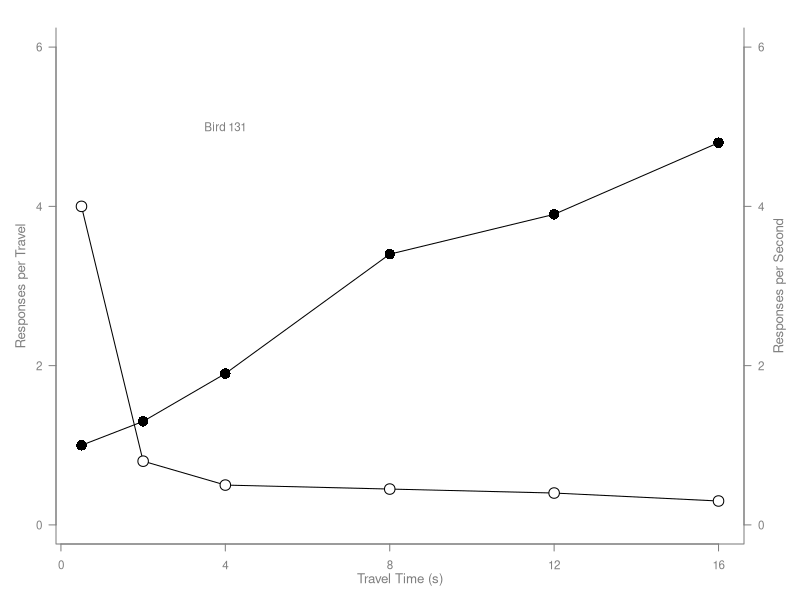
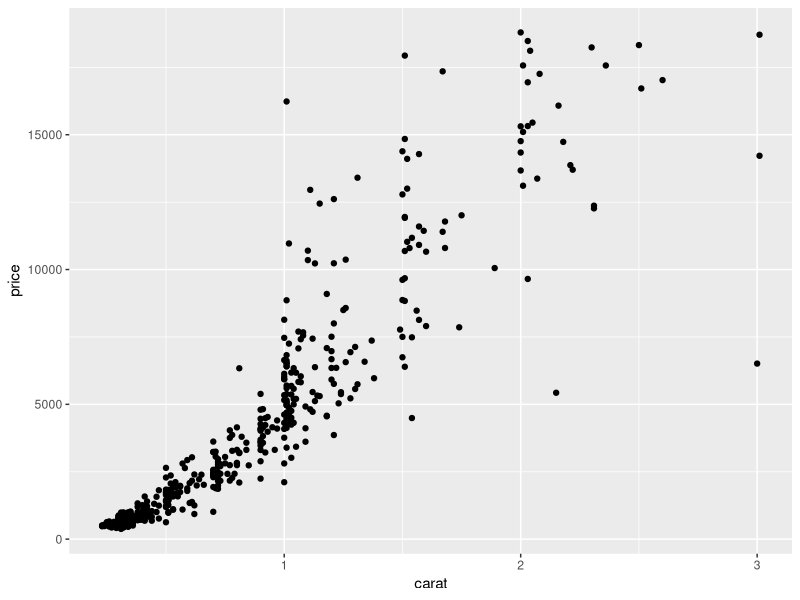
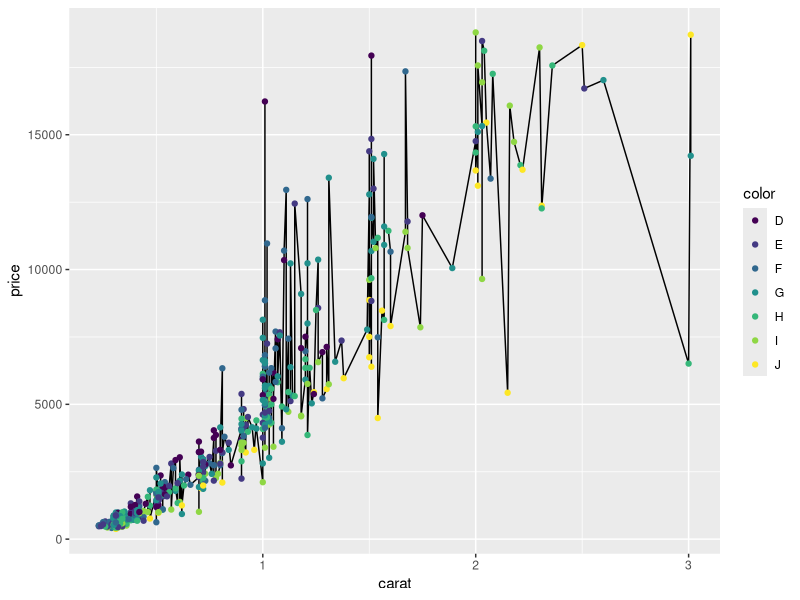
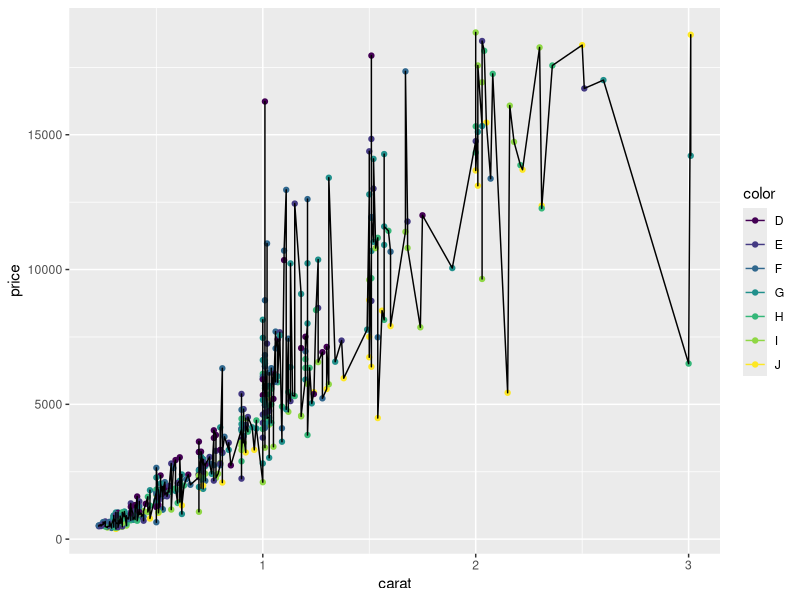
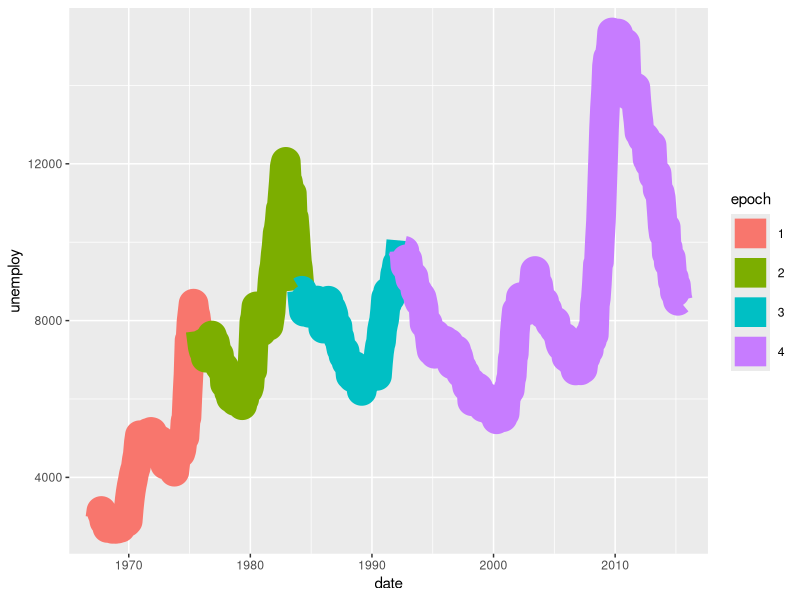
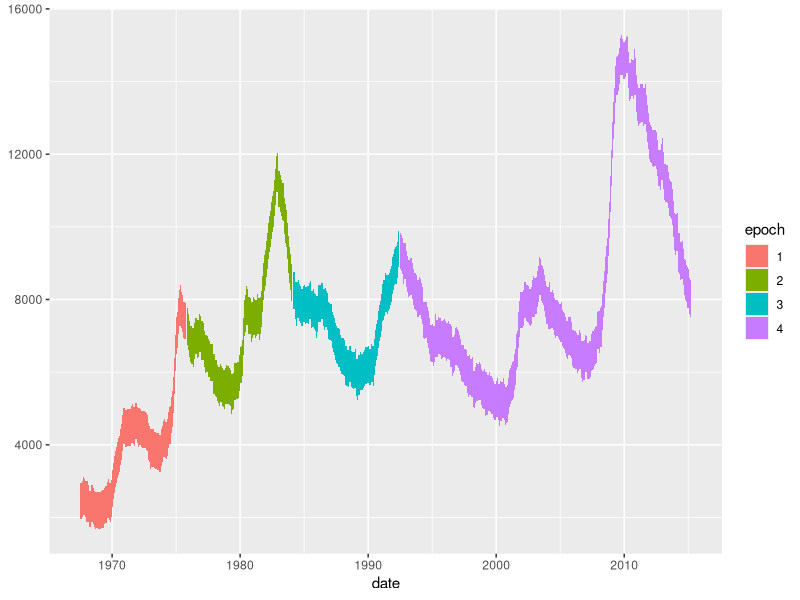
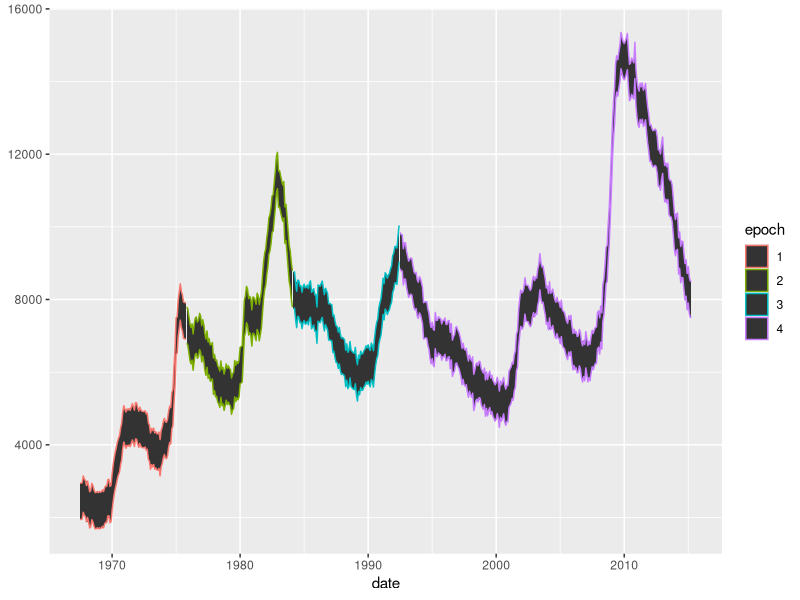
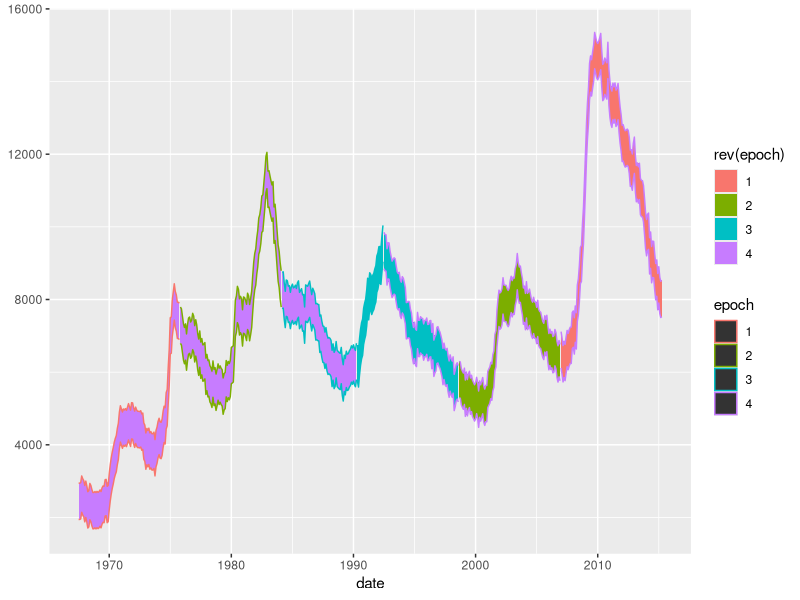

These figures' R source, in order: (Note: this script raises an error after producing the figures.)
## ---- chunk 1

# Scatterplot

# make data
x <- c(0.5, 2, 4, 8, 12, 16)
y1 <- c(1, 1.3, 1.9, 3.4, 3.9, 4.8)
y2 <- c(4, .8, .5, .45, .4, .3)

# Set axis label style (las), (mar)gins, text size (cex)
par(las=1, mar=c(4, 4, 2, 4), cex=.7)

# Create the plot and add objects
plot.new()
plot.window(range(x), c(0, 6))
lines(x, y1)
lines(x, y2)
points(x, y1, pch=16, cex=2)
points(x, y2, pch=21, bg="white", cex=2)

# Further parameter adjustments
par(col="gray50", fg="gray50", col.axis="gray50")
axis(1, at=seq(0, 16, 4))
axis(2, at=seq(0, 6, 2))
axis(4, at=seq(0, 6, 2))
box(bty="u")
mtext("Travel Time (s)", side=1, line=2, cex=0.8)
mtext("Responses per Travel", side=2, line=2, las=0, cex=0.8)
mtext("Responses per Second", side=4, line=2, las=0, cex=0.8)
text(4, 5, "Bird 131")
par(mar=c(5.1, 4.1, 4.1, 2.1), col="black", fg="black", col.axis="black")
## ---- chunk 2
library(ggplot2)
head(diamonds)

# But we don't want to plot 50000 points every time so
diamond_sub <- diamonds[sample(1:nrow(diamonds), 500, replace=FALSE),]
## ---- chunk 3
g <- ggplot(diamond_sub, aes(x=carat, y=price))+
  geom_point()
g
## ---- chunk 4
ggplot2:::.all_aesthetics
## ---- chunk 5
ggplot2:::GeomPoint
## ---- chunk 6
# Add coloring by ... color ... to the points
ggplot(diamond_sub, aes(x=carat, y=price))+
  geom_line()+
  geom_point(aes(color=color))
## ---- chunk 7
# You can make the same plot (except for order) in a worse way by specifying color in the base ggplot call and removing it with NULL from the lines. 
ggplot(diamond_sub, aes(x=carat, y=price, color=color))+
  geom_point()+
  geom_line(aes(color=NULL))
## ---- chunk 8
# The economics dataset with an added 'epoch' factor to recolor every 100 points.
economics_epoch <- economics
economics_epoch$epoch <- as.factor(c(rep(1,100),
                                     rep(2,100),
                                     rep(3,100),
                                     rep(4,274)))
ggplot(economics_epoch, aes(x=date,color=epoch))+
  geom_line(aes(y=unemploy), size=10)
## ---- chunk 9
ggplot(economics_epoch, aes(x=date,fill=epoch))+
  geom_ribbon(aes(ymax=unemploy,ymin=unemploy-1000))
## ---- chunk 10
ggplot(economics_epoch, aes(x=date,color=epoch))+
  geom_ribbon(aes(ymax=unemploy,ymin=unemploy-1000))
## ---- chunk 11
ggplot(economics_epoch, aes(x=date,color=epoch, fill=rev(epoch)))+
  geom_ribbon(aes(ymax=unemploy,ymin=unemploy-1000))
## ---- chunk 12
ggplot(economics_epoch, aes(x=date))+
  geom_ribbon(aes(ymax=unemploy,ymin=unemploy-1000), fill="#F0A125")
## ---- chunk 13
# we have tow factors, cut and color, with the levels...
levels(diamond_sub$cut)
levels(diamond_sub$color)
# and we want to make a plot with all their permutations:
ggplot(diamond_sub, aes(x=interaction(cut,color)))+
  geom_bar()+
  theme(
    axis.text.x = element_text(angle=90)
  )
## ---- chunk 14
ggplot(diamond_sub, aes(x=price))+
  geom_histogram(color="white", bins = 20)
## ---- chunk 15
ggplot(diamond_sub, aes(x=price))+
  stat_bin(geom="bar", color="white", bins = 20)
## ---- chunk 16
ggplot(diamond_sub, aes(x=price))+
  geom_histogram(aes(y=..density..), color="white", bins = 20)
## ---- chunk 17
ggplot(diamond_sub, aes(x=price))+
  geom_histogram(aes(y=..density..), color="white", bins = 20)+
  geom_density()
## ---- chunk 18
ggplot(diamond_sub, aes(x=price))+
  geom_histogram(aes(y=..density..), color="white", bins = 20)+
  geom_density(bw=300)
## ---- chunk 19
ggplot(diamond_sub, aes(x=table, y=depth))+
  geom_point(alpha=0.2)+
  geom_smooth(method="lm", color="red", se=FALSE)
## ---- chunk 20
ggplot(diamond_sub, aes(x=depth, y=table))+
  geom_point(alpha=0.2)+
  geom_smooth(color="red", method="lm", level=0.99)
## ---- chunk 21
ggplot(diamond_sub, aes(x=table, y=depth))+
  geom_point(alpha=0.2)+
  geom_smooth(method="loess", color="red")
## ---- chunk 22
ggplot(midwest, aes(x=percbelowpoverty, y=inmetro))+
  geom_point(alpha=0.1)+
  geom_smooth(method="glm", method.args=list(family="binomial"), color="red")
## ---- chunk 23
ggplot(economics, aes(x=date, y=unemploy))+
  geom_line(color="gray")+
  stat_smooth(geom="linerange", size = 0.5, method="loess", level=0.99)
## ---- chunk 24
ggplot(diamonds, aes(x=carat, y=price))+
  geom_point(alpha=0.02)
## ---- chunk 25
ggplot(diamonds, aes(x=carat, y=price))+
  geom_hex(bins=50)
## ---- chunk 26
ggplot(diamonds, aes(x=carat, y=price))+
  stat_density_2d(geom = "point", aes(size = ..density.., color= ..density..), n=50, contour = F)
## ---- chunk 27
ggplot(diamond_sub, aes(x=price, fill=cut))+
  geom_histogram()
## ---- chunk 28
ggplot(diamond_sub, aes(x=price, fill=cut))+
  geom_histogram(position="dodge")
## ---- chunk 29
ggplot(diamond_sub, aes(x=cut, y=price))+
  geom_point()
## ---- chunk 30
ggplot(diamond_sub, aes(x=cut, y=price))+
  geom_point(position=position_jitter(width=0.25))
## ---- chunk 31
ggplot(diamonds, aes(x=price, fill=cut))+
  geom_histogram(bins=50)
## ---- chunk 32
ggplot(diamonds, aes(x=price, fill=cut))+
  geom_histogram(bins=50, position="fill")
## ---- chunk 33
brewplot <- RColorBrewer::display.brewer.all()
## ---- chunk 34
ggplot(economics_epoch, aes(x=date,fill=epoch))+
  geom_ribbon(aes(ymax=unemploy,ymin=unemploy-1000))+
  scale_fill_brewer(palette="Set1")
## ---- chunk 35
ggplot(diamond_sub, aes(x=carat,y=price,color=price))+
  geom_point()+
  scale_color_distiller(palette="RdPu")+
  theme_dark()
## ---- chunk 36
ggplot(diamonds, aes(x=carat, y=price))+
  stat_density_2d(geom = "point", aes(size = ..density.., color = ..density..), 
                  n=10, contour = F)+
  scale_color_distiller(palette="RdPu")+
  facet_grid(cut~color)
## ---- chunk 37
ggplot(diamond_sub, aes(x=carat,y=price,color=price))+
  geom_point()+
  theme_minimal()
## ---- chunk 38
ggplot(diamond_sub, aes(x=carat,y=price,color=price))+
  geom_point()+
  theme_void()
## ---- chunk 39
ggplot(diamond_sub, aes(x=carat,y=price,color=price))+
  geom_point()+
  theme(
    panel.background = element_blank(),
    panel.grid       = element_blank(),
    axis.text        = element_blank(),
    axis.ticks       = element_blank(),
    axis.title       = element_blank(),
    axis.line        = element_line(),
    legend.position  = "none"
  )
## ---- chunk 40
ggplot(diamond_sub, aes(x=carat,y=price))+
  geom_point(color="pink")+
  theme(
    panel.background= element_rect(fill="yellow"),
    panel.grid      = element_blank(),
    axis.text       = element_blank(),
    axis.ticks      = element_blank(),
    axis.title      = element_blank(),
    axis.line       = element_line(),
    legend.position = "none"
  )
## ---- chunk 41
ggplot(diamond_sub, aes(x=carat,y=price))+
  geom_point()+
  theme(
    panel.background= element_blank(),
    panel.grid      = element_blank(),
    axis.text       = element_text(size=unit(24,"pt")),
    axis.ticks      = element_line(arrow=arrow(type="closed")),
    axis.title      = element_blank(),
    axis.line       = element_line(),
    legend.position = "none"
  )
## ---- chunk 42
ggplot(diamond_sub, aes(x=carat,y=price))+
  geom_point()+
  theme(
    panel.background= element_blank(),
    panel.grid      = element_blank(),
    axis.text       = element_text(size=unit(24,"pt")),
    axis.text.x    = element_text(margin= margin(20,0,0,0, unit="pt")),
    axis.text.y     = element_text(margin= margin(0,20,0,0, unit="pt")),
    axis.ticks      = element_line(arrow=arrow(type="closed")),
    axis.title      = element_blank(),
    axis.line       = element_line(),
    legend.position = "none"
  )
## ---- chunk 43
# Scales lets us change the y axis numbers from scientific notation to decimal notation
library(scales)

g.price_density <- ggplot(diamond_sub, aes(x=price, y=..density.., fill=cut))+
  geom_density(position="stack")+
  scale_fill_brewer(palette="Set1", guide=guide_legend(title="Cut"))+
  scale_y_continuous(name="Density", labels=comma)+
  scale_x_continuous(name="Price")+
  theme_minimal()+
  theme(
    panel.grid.major = element_blank(),
    legend.position  = c(.8,.65)
  )

# Saving figure by clicking "export" from figure window
## ---- chunk 44
ggsave("price_density_plot.png", g.price_density,
       path="guide_files", # you can use relative or absolute paths
       device="png",
       width=unit(6,"in"), height=unit(4,"in"),
       dpi=300
)
## ---- chunk 45
g.grob <- ggplotGrob(g.price_density)
## ---- chunk 46
g.grob$layout
g.grob$heights
g.grob$widths
g.grob$grobs
## ---- chunk 47
# We have to load the grid library to do some commands, might as well load it now
library(grid)

g.grob$grobs[[6]]$children[[3]]$children
g.grob$grobs[[6]]$children[[3]]$children[[1]]$gp$lwd <- 10
g.grob$grobs[[6]]$children[[3]]$children[[1]]$gp$fill <- "#FF51FD"
g.grob$grobs[[6]]$children[[3]]$children[[1]]$gp$col <- "yellow"

# grid.newpage() clears the current viewport (so your plots don't just keep stacking up)
# grid.draw() redraws our grob in the current viewport

grid.newpage()
grid.draw(g.grob)
## ---- chunk 48
# We'll need "gtable" to tread the grids like a table
library(gtable)

g.scatter <- ggplot(diamond_sub, aes(x=carat, y=price, color=cut))+
  geom_point(size=0.5)+
  scale_color_brewer(palette="Set1", guide=guide_legend(title="Cut"))+
  scale_y_continuous(name="Price")+
  scale_x_continuous(name="Carat")+
  theme_minimal()+
  theme(
    legend.position=c(0.15,0.8),
    legend.background = element_rect(fill="#EFEFEF")
  )

g.density_x <- ggplot(diamond_sub, aes(x=carat, y=..density.., fill=cut))+
  geom_density(position="stack")+
  scale_fill_brewer(palette="Set1")+
  #scale_x_continuous(expand=c(0,0))+
  theme_void()+
  theme(
    legend.position="none"
  )

g.density_y <- ggplot(diamond_sub, aes(x=price, y=..density.., fill=cut))+
  geom_density(position="stack")+
  scale_fill_brewer(palette="Set1")+
  #scale_x_continuous(expand=c(0,0))+
  coord_flip()+ # Flip the coordinates so x is y, y i x
  theme_void()+
  theme(
    legend.position="none"
  )

# Make our grobs
g.scatter_grob   <- ggplotGrob(g.scatter)
g.density_x_grob <- ggplotGrob(g.density_x)
g.density_y_grob <- ggplotGrob(g.density_y)

# Add a row and a column to the scatterplot where we'll add our density plots
g.scatter_grob <- gtable_add_rows(g.scatter_grob,
                                  unit(0.1,"npc"), # npc is a unit that's defined by the viewport
                                  0) # position - we add to the top
g.scatter_grob <- gtable_add_cols(g.scatter_grob,
                                  unit(0.1,"npc"), # npc is a unit that's defined by the viewport
                                  -1) # position - we add on the right

# Let's check our layout
g.scatter_grob$layout

# Now we add the density grobs
g.scatter_grob <- gtable_add_grob(g.scatter_grob, g.density_x_grob, 
                                  t = 1, l = 4, b = 1, r = 7)
g.scatter_grob <- gtable_add_grob(g.scatter_grob, g.density_y_grob, 
                                  t = 4, l = 8, b = 7, r = 8)

grid.newpage()
grid.draw(g.scatter_grob)
## ---- chunk 49
# We'll need "gtable" to tread the grids like a table

g.scatter <- ggplot(diamond_sub, aes(x=carat, y=price, color=cut))+
  geom_point(size=0.5)+
  scale_color_brewer(palette="Set1", guide=guide_legend(title="Cut"))+
  scale_y_continuous(name="Price")+
  scale_x_continuous(name="Carat")+
  theme_minimal()+
  theme(
    legend.position=c(0.15,0.8),
    legend.background = element_rect(fill="#EFEFEF")
  )

g.density_x <- ggplot(diamond_sub, aes(x=carat, y=..density.., fill=cut))+
  geom_density(position="stack")+
  scale_fill_brewer(palette="Set1")+
  scale_x_continuous(expand=c(0,0))+
  theme_void()+
  theme(
    legend.position="none"
  )

g.density_y <- ggplot(diamond_sub, aes(x=price, y=..density.., fill=cut))+
  geom_density(position="stack")+
  scale_fill_brewer(palette="Set1")+
  scale_x_continuous(expand=c(0,0))+
  coord_flip()+ # Flip the coordinates so x is y, y i x
  theme_void()+
  theme(
    legend.position="none"
  )

# Make our grobs
g.scatter_grob   <- ggplotGrob(g.scatter)
g.density_x_grob <- ggplotGrob(g.density_x)
g.density_y_grob <- ggplotGrob(g.density_y)

# Add a row and a column to the scatterplot where we'll add our density plots
g.scatter_grob <- gtable_add_rows(g.scatter_grob,
                                  unit(0.1,"npc"), # npc is a unit that's defined by the viewport
                                  0) # position - we add to the top
g.scatter_grob <- gtable_add_cols(g.scatter_grob,
                                  unit(0.1,"npc"), # npc is a unit that's defined by the viewport
                                  -1) # position - we add on the right

# Let's check our layout
g.scatter_grob$layout

# Now we add the density grobs
g.scatter_grob <- gtable_add_grob(g.scatter_grob, g.density_x_grob, 
                                  t = 1, l = 4, b = 1, r = 7)
g.scatter_grob <- gtable_add_grob(g.scatter_grob, g.density_y_grob, 
                                  t = 4, l = 8, b = 7, r = 8)

grid.newpage()
grid.draw(g.scatter_grob)
